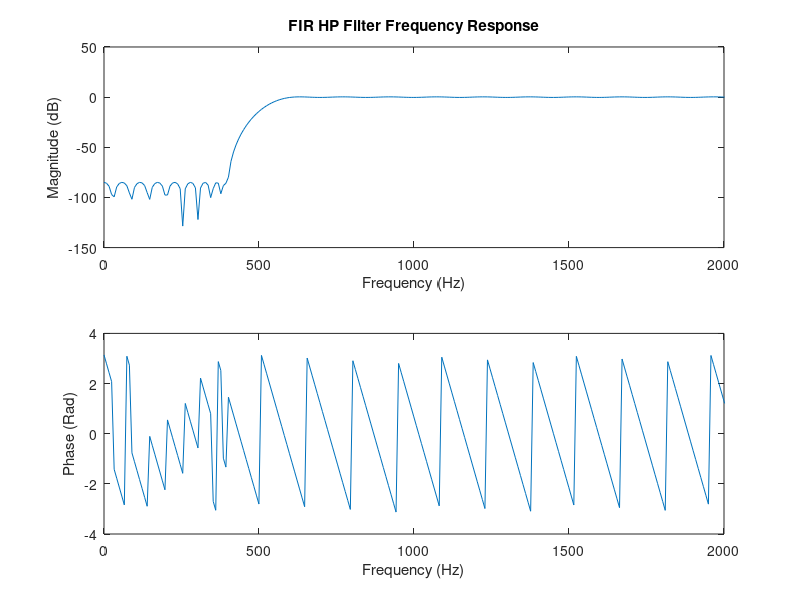

MATLAB code to generate this figure: (Note: this script raises an error after producing the figure.)
%filter out narrow band interference

%Clear any open plot windows
close all;

load handel;
%y(length(y)) = [];
fs = 8192; %Audio sampling frequency
num_samples = length(y);

%Generate tone at 200Hz and add it to handel to create yc
a0 = 1; %Magnitude
fi = 200; %Frequency (Hz)
w0 = 2*pi/fs*fi; %Frequency in rad/s
yc = y + a0*sin(w0*(1:length(y))'); %New and corrupted siganal

if(0)
%Plot the corrupted signal
figure();
freq_arr = fft_freq_axis(abs(fft(yc))).*fs/(2*pi);
plot(freq_arr, 20.*log10(fft_shift(abs(fft(yc)))));
title("FFT of 'handel' after adding a 200Hz interference signal");
xlabel("Frequency in (Hz)");
xlim([freq_arr(1), freq_arr(length(freq_arr))]);
ylabel("Magnitude of FFT (dB)");
%ylim([-60, 100]);
print(gcf, '-dpng', 'corrupted_handel_200hz.png') %Save as png
end

%Play the corrupted signal
%soundsc(yc, fs);

%FREQZ FOR FIR
%load the filter coeff
load('hp_firfilter_200hz');

%determine the filters frequency response
mag_response = abs(freqz(hp_firfilter_200hz, 1, 1000));
phase_response = angle(freqz(hp_firfilter_200hz, 1, 1000));
frequency_labeling = fs/(2*pi)*(0:2*pi/length(mag_response):2*pi - 2*pi/length(mag_response));

%plot the filters frequency response
figure();
subplot(2,1,1);
plot(frequency_labeling, 20*log10(mag_response));
title("FIR HP Filter Frequency Response");
xlabel("Frequency (Hz)");
xlim([0, 2000]);
ylabel("Magnitude (dB)");

subplot(2,1,2);
plot(frequency_labeling, phase_response)
xlabel("Frequency (Hz)");
xlim([0, 2000]);
ylabel("Phase (Rad)");

%save to file
print(gcf, '-dpng', 'hpfir_200hz_freqz.png') %Save as png


%FREQZ FOR IIR
%load the filter coeff
load('iirfilter_hp_200hz');

%determine the filters frequency response
mag_response = abs(freqz(iirfilter_hp_200hz_SOS, 1000));
phase_response = angle(freqz(iirfilter_hp_200hz_SOS, 1000));
frequency_labeling = fs/(2*pi)*(0:2*pi/length(mag_response):2*pi - 2*pi/length(mag_response));

%plot the filters frequency response
figure();
subplot(2,1,1);
plot(frequency_labeling, 20*log10(mag_response));
title("IIR HP Filter Frequency Response");
xlabel("Frequency (Hz)");
xlim([0, 2000]);
ylabel("Magnitude (dB)");

subplot(2,1,2);
plot(frequency_labeling, phase_response)
xlabel("Frequency (Hz)");
xlim([0, 2000]);
ylabel("Phase (Rad)");

%save to file
print(gcf, '-dpng', 'hpiir_200hz_freqz.png') %Save as png


if(0)
%Filter the corrupted signal using the bandstop filter
ycf = conv(yc, hp_firfilter_200hz);
    
%Plot the result after filtering (my fftshift)
figure();
subplot(2,1,1);
freq_arr = fft_freq_axis(abs(fft(ycf))).*fs/(2*pi);
plot(freq_arr, 20.*log10(fft_shift(abs(fft(ycf)))));
title("FFT after filtering using a 200Hz FIR HP-Filter");
xlabel("Frequency (Hz)");
%xlim([freq_arr(1), freq_arr(length(freq_arr))]);
xlim([-1000 1000]);
ylabel("Magnitude of FFT (dB)");
%ylim([-60, 100]);

subplot(2,1,2);
freq_arr = fft_freq_axis(abs(fft(ycf))).*fs/(2*pi);
plot(freq_arr, fft_shift(angle(fft(ycf))));
xlabel("Frequency (Hz)");
%xlim([freq_arr(1), freq_arr(length(freq_arr))]);
xlim([-1000 1000]);
ylabel("Anlge of FFT (Rad)");


print(gcf, '-dpng', 'hpfir_200hz_filtering_result.png') %Save as png

end

%Play the recovered signal
%soundsc(ycf, fs);

